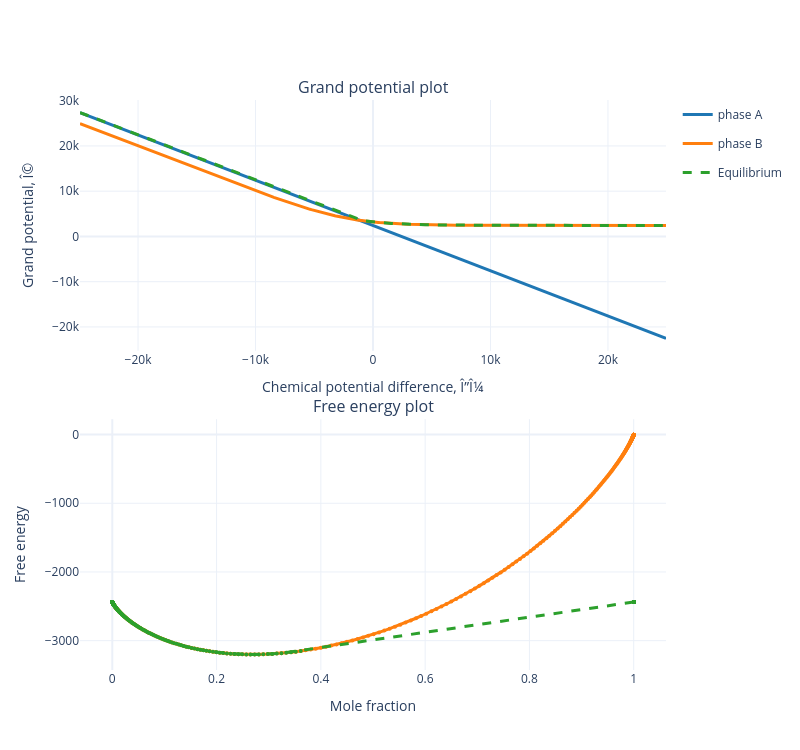

The notebook cell saved with this chart:
### Code cell
xA_frac = -muAd[:, 1].squeeze()
yA_free = -fAd.squeeze()

xB_frac = -muBd[:, 1].squeeze()
yB_free = -fBd.squeeze()

xsys_frac = -musysd[:, 1].squeeze()
ysys_free = -fsysd.squeeze()

fig = make_subplots(
    rows=2, cols=1,
    shared_xaxes=False,
    vertical_spacing=0.12,
    subplot_titles=("Grand potential plot", "Free energy plot")
)

colors = {
    "phase A": "#1f77b4",
    "phase B": "#ff7f0e",
    "Equilibrium": "#2ca02c"
}

fig.add_trace(
    go.Scatter(
        x=x_mu, y=gA_vals,
        name="phase A",
        legendgroup="phase A",
        showlegend=True,
        line=dict(width=3, color=colors["phase A"])
    ),
    row=1, col=1
)
fig.add_trace(
    go.Scatter(
        x=x_mu, y=gB_vals,
        name="phase B",
        legendgroup="phase B",
        showlegend=True,
        line=dict(width=3, color=colors["phase B"])
    ),
    row=1, col=1
)
fig.add_trace(
    go.Scatter(
        x=x_mu, y=gsys_vals,
        name="Equilibrium",
        legendgroup="Equilibrium",
        showlegend=True,
        line=dict(width=3, color=colors["Equilibrium"], dash='dash')
    ),
    row=1, col=1
)

fig.add_trace(
    go.Scatter(
        x=xA_frac, y=yA_free,
        name="phase A",
        legendgroup="phase A",
        showlegend=False,
        mode="lines+markers",
        marker=dict(size=4),
        line=dict(width=3, color=colors["phase A"])
    ),
    row=2, col=1
)
fig.add_trace(
    go.Scatter(
        x=xB_frac, y=yB_free,
        name="phase B",
        legendgroup="phase B",
        showlegend=False,
        mode="lines+markers",
        marker=dict(size=4),
        line=dict(width=3, color=colors["phase B"])
    ),
    row=2, col=1
)
fig.add_trace(
    go.Scatter(
        x=xsys_frac, y=ysys_free,
        name="Equilibrium",
        legendgroup="Equilibrium",
        showlegend=False,
        mode="lines+markers",
        marker=dict(size=4),
        line=dict(width=3, color=colors["Equilibrium"], dash='dash')
    ),
    row=2, col=1
)

fig.update_xaxes(title_text="Chemical potential difference, Î”Î¼", row=1, col=1)
fig.update_yaxes(title_text="Grand potential, Î©", row=1, col=1)

fig.update_xaxes(title_text="Mole fraction", row=2, col=1)
fig.update_yaxes(title_text="Free energy", row=2, col=1)

fig.update_layout(
    height=750,
    width=800,
    template="plotly_white"
)

fig.show()

### Figure 1 — Plotly figure (JSON) as saved in the notebook; plotly's stock layout.template omitted (floating-point values rounded to 4 significant figures; data arrays with more than 128 entries replaced by an {"elided": "..."} marker saying what was removed)
{"data": [{"legendgroup": "phase A", "line": {"color": "#1f77b4", "width": 3}, "name": "phase A", "showlegend": true, "type": "scatter", "x": {"elided": "500 float values"}, "xaxis": "x", "y": {"elided": "500 float values"}, "yaxis": "y"}, {"legendgroup": "phase B", "line": {"color": "#ff7f0e", "width": 3}, "name": "phase B", "showlegend": true, "type": "scatter", "x": {"elided": "500 float values"}, "xaxis": "x", "y": {"elided": "500 float values"}, "yaxis": "y"}, {"legendgroup": "Equilibrium", "line": {"color": "#2ca02c", "dash": "dash", "width": 3}, "name": "Equilibrium", "showlegend": true, "type": "scatter", "x": {"elided": "500 float values"}, "xaxis": "x", "y": {"elided": "500 float values"}, "yaxis": "y"}, {"legendgroup": "phase A", "line": {"color": "#1f77b4", "width": 3}, "marker": {"size": 4}, "mode": "lines+markers", "name": "phase A", "showlegend": false, "type": "scatter", "x": {"elided": "500 float values"}, "xaxis": "x2", "y": {"elided": "500 float values"}, "yaxis": "y2"}, {"legendgroup": "phase B", "line": {"color": "#ff7f0e", "width": 3}, "marker": {"size": 4}, "mode": "lines+markers", "name": "phase B", "showlegend": false, "type": "scatter", "x": {"elided": "500 float values"}, "xaxis": "x2", "y": {"elided": "500 float values"}, "yaxis": "y2"}, {"legendgroup": "Equilibrium", "line": {"color": "#2ca02c", "dash": "dash", "width": 3}, "marker": {"size": 4}, "mode": "lines+markers", "name": "Equilibrium", "showlegend": false, "type": "scatter", "x": {"elided": "500 float values"}, "xaxis": "x2", "y": {"elided": "500 float values"}, "yaxis": "y2"}], "layout": {"annotations": [{"font": {"size": 16}, "showarrow": false, "text": "Grand potential plot", "x": 0.5, "xanchor": "center", "xref": "paper", "y": 1, "yanchor": "bottom", "yref": "paper"}, {"font": {"size": 16}, "showarrow": false, "text": "Free energy plot", "x": 0.5, "xanchor": "center", "xref": "paper", "y": 0.44, "yanchor": "bottom", "yref": "paper"}], "height": 750, "width": 800, "xaxis": {"anchor": "y", "domain": [0, 1], "title": {"text": "Chemical potential difference, Î”Î¼"}}, "xaxis2": {"anchor": "y2", "domain": [0, 1], "title": {"text": "Mole fraction"}}, "yaxis": {"anchor": "x", "domain": [0.56, 1], "title": {"text": "Grand potential, Î©"}}, "yaxis2": {"anchor": "x2", "domain": [0, 0.44], "title": {"text": "Free energy"}}}}
